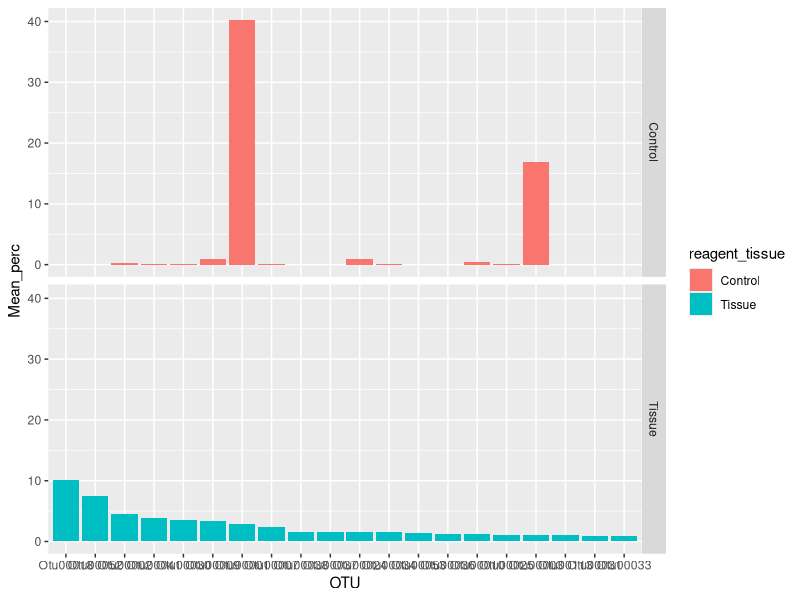
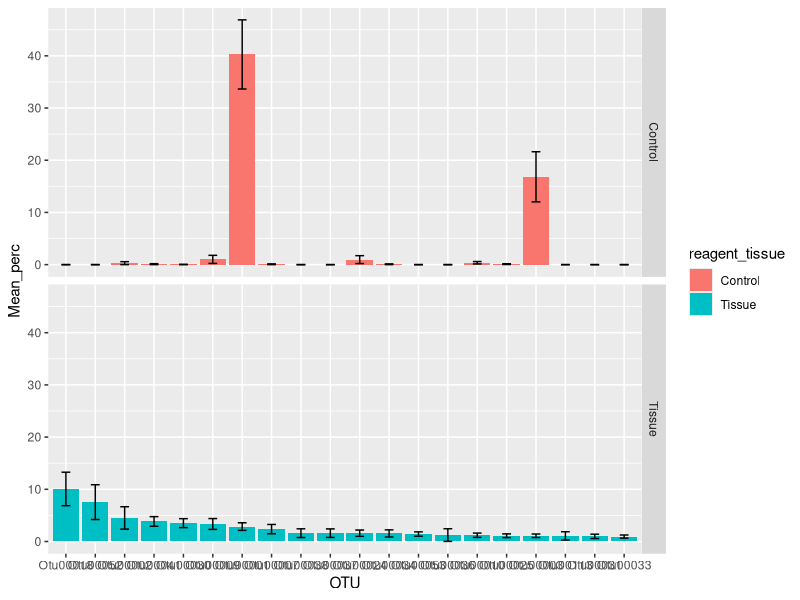
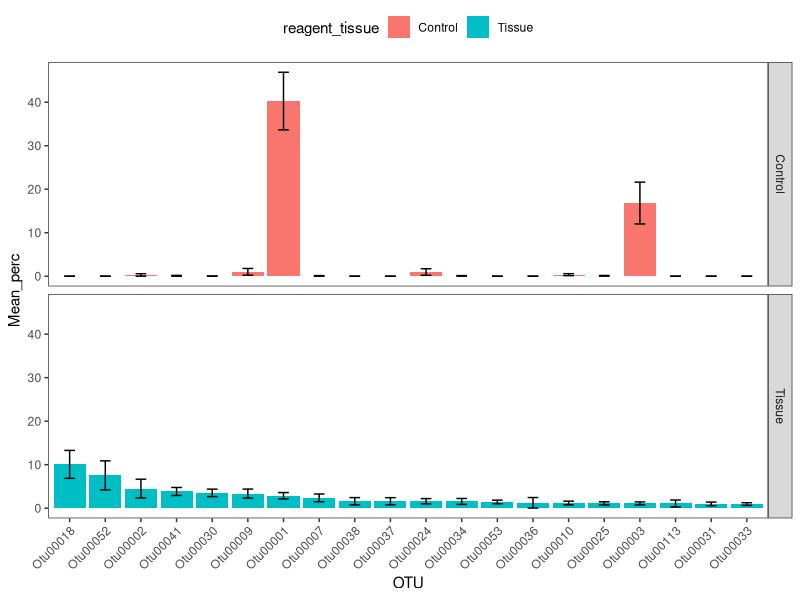
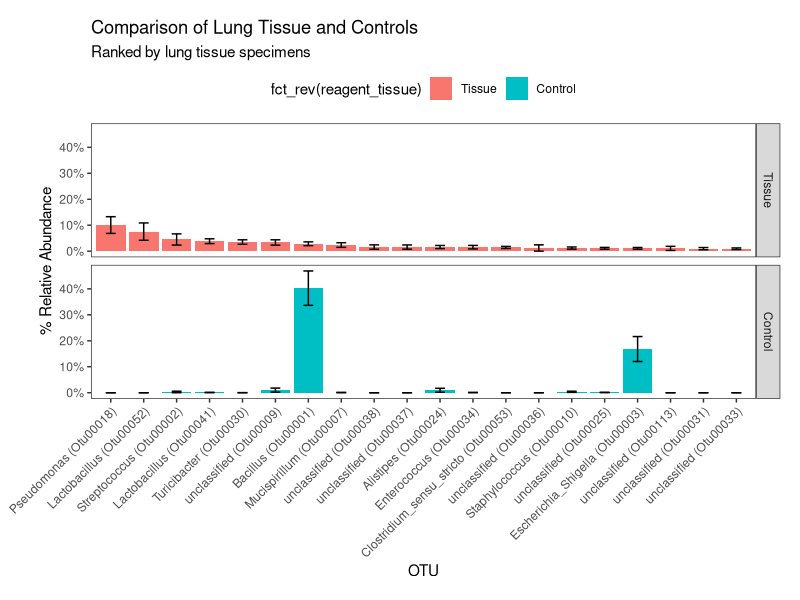
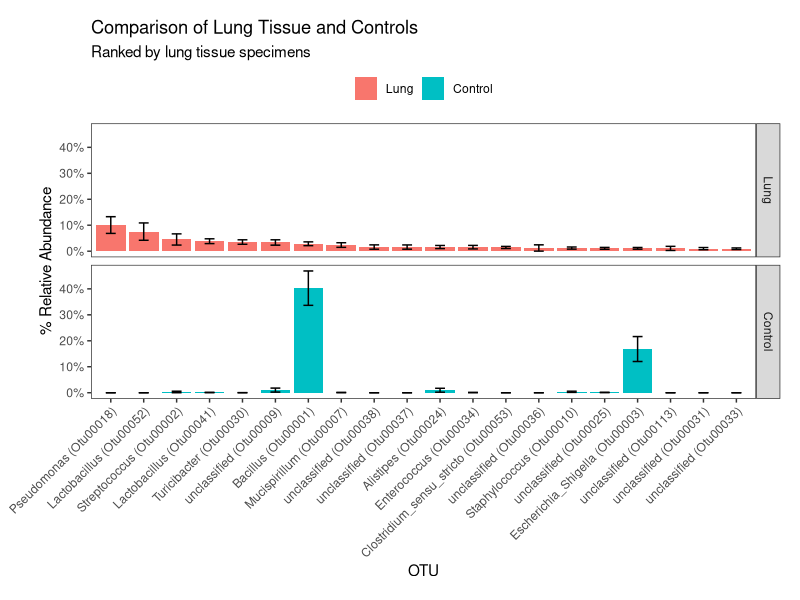
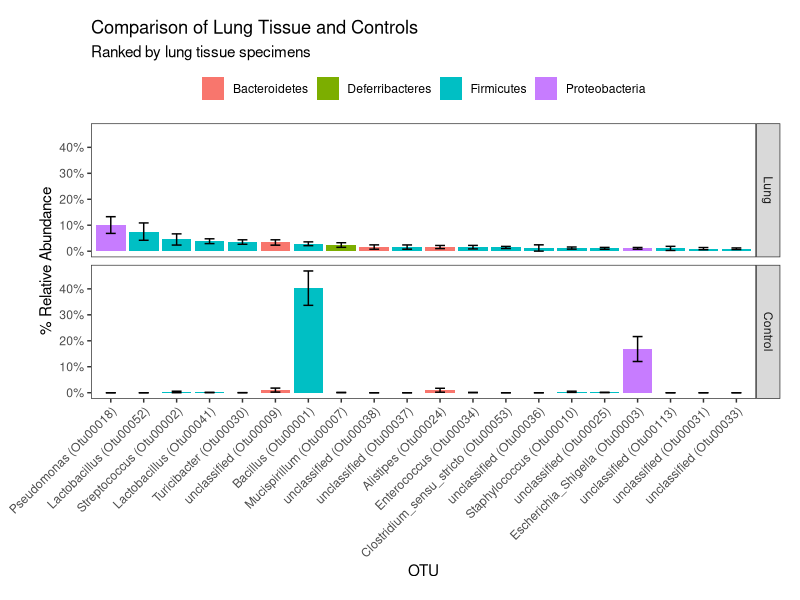

The R script that drew these images, in order:
## ---- chunk 1
knitr::opts_chunk$set(echo = TRUE)
## ---- chunk 2
# This is an example of a comment within a code chunk. The # symbol means that any text following it should not be treated as R code.
# When R code is run in a code chunk it will be displayed inline - that is, within the document - just below the current code chunk.
# The next line is R code, and it will be executed when this code chunk is run. Run with: green arrow in uppe right of this section, cmd + enter (mac), ctrl + enter (pc).
paste("Welcome to ATS 2020, PG9", "-", "A Hands-On Introduction to Studying the Lung Microbiome")
## ---- chunk 3
# This section contains typical libraries used in these analyses

# I. universal data wrangling and visualization
library(tidyverse)      # ggplot, dplyr, purrr, forcats, stringr... and other packages. See https://tidyverse.tidyverse.org/

# II. formatting, plotting
library(scales)         # used in formatting relative abundance % labels; dollar_format()
library(RColorBrewer)   # for generating custom palettes

# III. machine learning & analysis packages
library(vegan)          # decostand(), metaMDS(), scores(), rda(), ordispider(), adonis()
## ---- chunk 4
# For ease of use, place the processed 16S data files of interest into the same directory as your current RStudio project
# Best practices: keep a separate project for each experiment or combination of experiments
# include a data folder within the project's directory to keep source files organized; also somewhat mitigates the risk of modifying them inadvertently

# I. Read in .shared (counts of sequences assigned to OTU #s)
# Includes basic processing with selection of OTUs > 0.1 % of the population
otu_raw <- read.table("data/Heterogeneity.shared.txt", row.names = 2, header = TRUE)
otu_trim <- otu_raw[, -c(1:2)]
otu_trim <- as.matrix(otu_trim)
otu_tmp <- vegan::decostand(otu_trim, "total") * 100
otu_trim[which(otu_tmp < 0.1)] <- 0
otu_good <- otu_trim[, which(colSums(otu_trim) > 0)]

# Trim _S from end of rownames(otu_good); note that it may be useful to keep these well identifiers in some analyses
rownames(otu_good) <- str_remove(rownames(otu_good), "_S\\d+")

# It's a good idea to inspect the data regularly with tools such as dim(), str(), head(), tail(), summary()... This will help in catching errors earlier
dim(otu_good) # dim(otu_good)[1] observations (samples) x dim(otu_good)[2] features (OTUs above .1% population threshold)
otu_good[1:20, 1:20] # use other means of showing a glimpse of the data?


# II. Read in cons.taxonomy (for each OTU: taxonomic levels down to Genus, if possible)
# Note that OTUs are in rows here rather than columns
# 2 imports are required due to the combination of 2 different separators  
tax1 <- read.table("data/Heterogeneity.0.03.cons.taxonomy.txt", sep = "\t", row.names = 1, header = TRUE, colClasses = c("character", "numeric", "character"))
tax2 <- read.table("data/Heterogeneity.0.03.cons.taxonomy.txt", sep = ";", skip = 1, col.names = c("", "Phylum", "Class", "Order", "Family", "Genus", "")) %>% 
  dplyr::select(-c(1, 7)) %>% 
  purrr::map_df(stringr::str_replace, "\\(.*.\\)", "") %>%
  purrr::map_df(as.factor)
otu_taxonomy <- data.frame(OTU = rownames(tax1), Size = tax1[, 1], tax2, stringsAsFactors = FALSE)
rownames(otu_taxonomy) <- rownames(tax1)

# trim otu_taxonomy based on OTUs in otu_good
otu_good_taxonomy <- otu_taxonomy[otu_taxonomy$OTU %in% colnames(otu_good), ]
rownames(otu_good_taxonomy) <- intersect(rownames(otu_taxonomy), colnames(otu_good))
otu_good_taxonomy <- as.data.frame(otu_good_taxonomy)

dim(otu_good_taxonomy)
otu_good_taxonomy[1:20,]
## ---- chunk 5
# Load in metadata/environmental data, or create it

## Load approach using metadat from github repo
meta_df <- read.table("data/Heterogeneity.metadata.txt", sep = "\t", header = TRUE) 
# Note that this will create factors out of all chr type columns
#While - undesirable for 'specimen' but useful for 'reagent_tissue', 'litter', 'vendor', 'mouse', 'tissue_type', and 'cage'
otu_df <- data.frame(meta_df, decostand(otu_good, "total") * 100)
otu_df$specimen <- as.character(otu_df$specimen) # let's convert 'specimen' back to a chr-type

# Examples of metadata creation using regular expressions (regex) in a tidyverse pipeline
# Note that extracting metadata from sample names is much easier if naming conventions are consistent in terms of spelling and placement
# otu_df <- data.frame(decostand(otu_good, "total") * 100, Sample_name = row.names(otu_good), stringsAsFactors = FALSE) %>%
#   # Create Specimen_ctrl from first string of characters prior to first "_"
#   mutate(Specimen_ctrl = factor(case_when(str_detect(Sample_name, "^AE_") ~ "AE",
#                                        str_detect(Sample_name, "^Blank\\d_") ~ "Empty",
#                                        str_detect(Sample_name, "^Heparin_") ~ "Heparin",
#                                        str_detect(Sample_name, "^HomogCtrl_") ~ "HomogCtrl",
#                                        str_detect(Sample_name, "^IsoCtrl_") ~ "IsoCtrl",
#                                        str_detect(Sample_name, "^LPS_") ~ "LPS",
#                                        str_detect(Sample_name, "^PerfusionPBS_") ~ "PBS",
#                                        str_detect(Sample_name, "^WATERD|^waterC") ~ "WaterNeg",
#                                        str_detect(Sample_name, "^mock[CD]") ~ "Mock",
#                                        str_detect(Sample_name, "^[:alnum:]+") ~ str_extract(Sample_name, "^[:alnum:]+")), # for experimental groups, place after other steps because this regex would fill in values for controls (may or may not be ideal)
#                                 levels = c("CR1", "CR2", "JAX1", "JAX2", "AE", "Empty", "Heparin", "HomogCtrl", "IsoCtrl", "LPS", "PBS", "WaterNeg", "Mock")
#                 )
#          ) %>%
#   # Create Organ
#   mutate(Organ = factor(case_when(str_detect(Sample_name, "_CECUM_") ~ "Cecum",
#                                   str_detect(Sample_name, "_LUNG_HOMOG") ~ "Lung",
#                                   str_detect(Sample_name, "_NASAL_") ~ "Nasal",
#                                   str_detect(Sample_name, "_TONGUE_") ~ "Tongue"),
#                         levels = c("Nasal", "Tongue", "Lung", "Cecum")
#                 ) # sum(is.na(otu_df$Organ)) returns 32 (as expected, controls have NA in this column)
#          ) %>%
#   # Create Mouse
#   mutate(Mouse = as.numeric(str_extract(Sample_name, "(?<=(CR\\d|JAX\\d)_)\\d+") # numbers correspond to mice if a CR or JAX specimen
#               ) # sum(is.na(otu_df$Mouse)) returns 32 (as expected, the controls have NA in this column)
#          ) %>%
#   # metadata columns at front, followed by all of the count data
#   dplyr::select(Sample_name:Mouse, everything())
#   # note that the data is in wide format
#   
# otu_df$Specimen_ctrl %>% table() %>% sum() # 192: all samples/rows are accounted for
# otu_df$Organ %>% summary() %>% sum() # ditto; 32 NAs for organs
## ---- chunk 6
# First we need to prepare the data: controls in one group, lung tissue in another
# Order the data by most abundance OTU in lung tissue
# Include an errorbar
# Color by phyla

ra_df <- otu_df %>% # Note at this is just one of several possible approaches to filtering to retain the correct rows
  filter((reagent_tissue == "Control") | (tissue_type == "Lung")) %>% # 65 specimens
  droplevels() # remove factor levels with no remaining observations - saves potential headaches in downstream wrangling and visualizations

# Determine the order of OTUs based on means within Lung specimens
otu_order <- names(sort(colMeans(filter(ra_df, tissue_type == "Lung")[, stringr::str_detect(colnames(ra_df), "Otu")]), decreasing = TRUE))

# Keep top 20 OTUs, then reshape the dataframe from wide to long format
g_df <- ra_df %>%
  select(str_which(colnames(ra_df), "Otu", negate = TRUE), colnames(ra_df[, otu_order[1:20]])) %>% # Keep non-OTU columns, followed by the 20 most abundant OTU columns
  gather(key = OTU, value = Percentage, -str_which(colnames(ra_df), "Otu", negate = TRUE), factor_key = TRUE) # factor_key is important because we care about the order (clevels) in OTU
  
# Join Phylum column from taxonomy table
tax_df <- otu_good_taxonomy[otu_good_taxonomy[,"OTU"] %in% otu_order[1:20], c("OTU", "Phylum")] # Keep only the rows from ranked OTU vector, and OTU + whatever taxonomic level to use for filling bars
tax_df$OTU <- factor(tax_df$OTU, levels = otu_order[1:20]) # set OTU factor levels to be in the same order as in g_df. If this is not done, our OTU column will be coerced to a character vector when we join (we'll lose the levels)
g_df <- inner_join(g_df, tax_df, by = "OTU")

# dimensions have gone from 65 745 to 1300 17

# Generate mean and sem for each group
agg_df <- g_df %>%
  group_by(reagent_tissue, OTU, Phylum) %>%
  summarize(Mean_perc = mean(Percentage), SEM = sqrt(var(Percentage)/length(Percentage))) %>%
  ungroup()
## ---- chunk 7
(p <- ggplot(agg_df, aes(x = OTU, y = Mean_perc, fill = reagent_tissue)) + 
  geom_col() +
  facet_grid(reagent_tissue ~ .))
## ---- chunk 8
# Add an errorbar
(q <- p + geom_errorbar(aes(ymin = Mean_perc - SEM, ymax = Mean_perc + SEM, width = 0.3)))

# Clear background + modify theme (rotate x-axis labels, reposition legend)
(q <- q + theme_bw() + # note that a theme_ layer added after other other theme modifications will remove these prior modifications
    theme(panel.grid = element_blank(), axis.text.x = element_text(angle = 45, hjust = 1), legend.position = "top"))
## ---- chunk 9
# Add Genus levels to the OTU Number
levels(agg_df$OTU) <- fct_inorder(paste0(otu_good_taxonomy[levels(agg_df$OTU), ]$Genus, " (", levels(agg_df$OTU), ")"))
# equivalent to:
# cbmbtools::paste_tax(levels(agg_df$OTU))

ggplot(agg_df, aes(x = OTU, y = Mean_perc, fill = fct_rev(reagent_tissue))) + 
  geom_col() +
  facet_grid(fct_rev(reagent_tissue) ~ .) +
  geom_errorbar(aes(ymin = Mean_perc - SEM, ymax = Mean_perc + SEM, width = 0.3)) + 
  theme_bw() +
  theme(panel.grid = element_blank(), axis.text.x = element_text(angle = 45, hjust = 1), legend.position = "top", plot.margin = unit(c(0.5,0.5,0.5,1),"cm")) + 
  scale_y_continuous(labels = unit_format(suffix = "%")) + 
  labs(title="Comparison of Lung Tissue and Controls", subtitle = "Ranked by lung tissue specimens", y = "% Relative Abundance")
## ---- chunk 10
# Although it is possible to adjust the values and labels within the ggplot workflow, perhaps the simplest approach would be to correct the reagent_tissue column values and factor levels prior to plotting
agg_df$reagent_tissue <- fct_recode(agg_df$reagent_tissue, Lung = "Tissue") %>%
  fct_relevel("Lung")

ggplot(agg_df, aes(x = OTU, y = Mean_perc, fill = reagent_tissue)) + 
  geom_col() + # use show.legend = FALSE to remove the legend entirely
  facet_grid(reagent_tissue ~ .) +
  geom_errorbar(aes(ymin = Mean_perc - SEM, ymax = Mean_perc + SEM, width = 0.3)) + 
  theme_bw() +
  theme(panel.grid = element_blank(), axis.text.x = element_text(angle = 45, hjust = 1), legend.position = "top", plot.margin = unit(c(0.5,0.5,0.5,1),"cm"), legend.title = element_blank()) + 
  scale_y_continuous(labels = unit_format(suffix = "%")) + 
  labs(title="Comparison of Lung Tissue and Controls", subtitle = "Ranked by lung tissue specimens", y = "% Relative Abundance")
  # for further customizing of the legend, try adding a guide_legend() layer
## ---- chunk 11
# First we need to prepare the taxonomic data - In this case we did this earlier in our overall RA data prep.

# Next, simply change the fill parameter to Phylum and rerun the ggplot code
ggplot(agg_df, aes(x = OTU, y = Mean_perc, fill = Phylum)) + 
  geom_col() + # use show.legend = FALSE to remove the legend entirely
  facet_grid(reagent_tissue ~ .) +
  geom_errorbar(aes(ymin = Mean_perc - SEM, ymax = Mean_perc + SEM, width = 0.3)) + 
  theme_bw() +
  theme(panel.grid = element_blank(), axis.text.x = element_text(angle = 45, hjust = 1), legend.position = "top", plot.margin = unit(c(0.5,0.5,0.5,1),"cm"), legend.title = element_blank()) + 
  scale_y_continuous(labels = unit_format(suffix = "%")) + 
  labs(title="Comparison of Lung Tissue and Controls", subtitle = "Ranked by lung tissue specimens", y = "% Relative Abundance")
## ---- chunk 12
# 8 samples - perhaps ideal for use as an example of a control RA plot
# don't include geometric mean
# ae_df <- filter(otu_df, Specimen_ctrl == "AE")
# 
# # determine order of OTUs based on mean within selected specimens
# otu_order <- names(sort(colMeans(ae_df[, stringr::str_detect(colnames(ae_df), "Otu")]), decreasing = TRUE))
# 
# # create mean sample
# sample_names <- ae_df$Sample_name
# temp <- dplyr::select(ae_df, otu_order[1:20])
# temp <- rbind(temp, apply(dplyr::select(ae_df, otu_order[1:20]), 2, mean))
# sample_names <- append(sample_names, "Arith_Mean")
# ae_df <- cbind(Sample_name = forcats::fct_inorder(sample_names), temp)
# ae_gg <- tidyr::gather(ae_df, key = OTU, value = Percentage, -stringr::str_which(colnames(ae_df), "Otu", negate = TRUE), factor_key = TRUE)
# levels(ae_gg$OTU) <- forcats::fct_inorder(paste0(otu_good_taxonomy[levels(ae_gg$OTU), ]$Genus, " (", levels(ae_gg$OTU), ")"))
## ---- chunk 13
# Encourage participants to run these by commenting out a layer, altering 1 parameter to develop a deeper understanding of how to build up a ggplot object

# ggplot(data = ae_gg, aes(x = OTU, y = Percentage, fill = Sample_name)) + 
#   geom_col() + 
#   facet_grid(Sample_name ~ .) +
#   theme(axis.text.x = element_text(angle = 90, hjust = 1, vjust = 0.5), legend.position = "top") +
#   scale_y_continuous(labels = scales::dollar_format(suffix = "%", prefix = "")) +
#   labs(title = "Cross-Comparison of AE Control Replicates", x = "OTU", y = "% Relative Abundance")
## ---- chunk 14
# for PCA ordinations; choose an 9 that covers the maximum number of factor levels (conditions) within a variable of interest
pcapal <- brewer.pal(9,"Set1")
## ---- chunk 15
# example: filter out controls
# otu_good_spc <- dplyr::filter(otu_df, !(is.na(Organ))) %>%
#   droplevels() # remove levels that are no longer present due to filtering
# 
# # PCA of all data (non-control)
# otu_good_spc_hel <- decostand(dplyr::select(otu_good_spc, contains("Otu")), "hellinger") # use OTU columns only
# otu_good_spc_pca <- rda(otu_good_spc_hel)
# 
# (summary(otu_good_spc_pca)) # 0.1639 0.10222 0.08503 proportion explained by first 3 axes
# 
# set.seed(8947) # permanova
# adonis(otu_good_spc_hel~otu_good_spc$Specimen_ctrl, method="euclidean", permutations = 10000) # 9.999e-05 ***
## ---- chunk 16
# plot(otu_good_spc_pca, type = "n", font = 2, font.lab = 2, xlab = "PC1 (16.39% Explained)", ylab = "PC2 (10.22% Explained)", main = "PCA of Specimen Origin, colored by Organ", display = "sites")
# points(otu_good_spc_pca, pch = 19, col = pcapal[as.numeric(otu_good_spc$Organ)])
# vegan::ordispider(otu_good_spc_pca, otu_good_spc$Specimen_ctrl, label = TRUE)
# legend("topright", levels(otu_good_spc$Organ), pch = 19, col = pcapal, title = "Organ")
# legend("bottomright", legend = "Permanova: Difference between Specimen Origin: 9.999e-05") # Should signifiance test be include in the plot?
